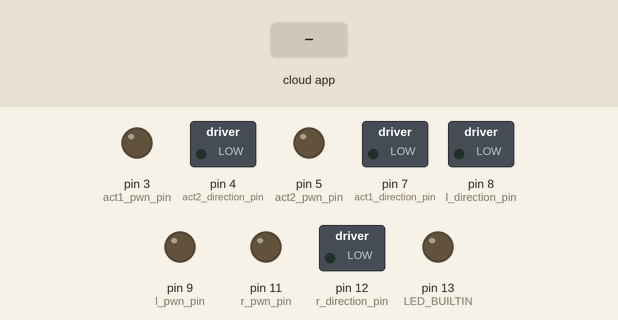
A sketch run on a simulated Arduino Uno, built with avr-gcc and run on an emulated ATmega328P. Shown: switched loads named in the sketch (green lamp = pin HIGH), output pins drawn as LEDs (lit = HIGH). The test bench sets the inputs (shaded band). The ROS host is connected and sends only what is stated.

Above: at 1.2 s.
1.3 s: the phone or cloud app sets control_motors to 0
At 2.5 s:
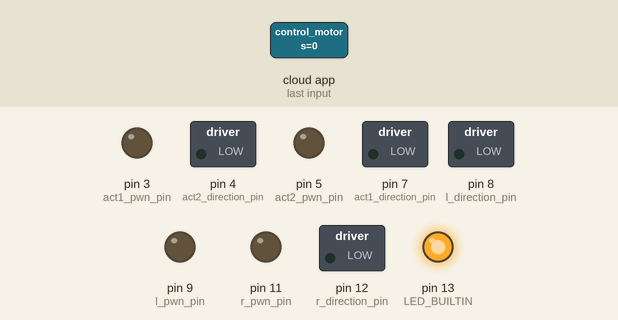
2.8 s: the phone or cloud app sets control_motors_act1 to 45
At 3.8 s:
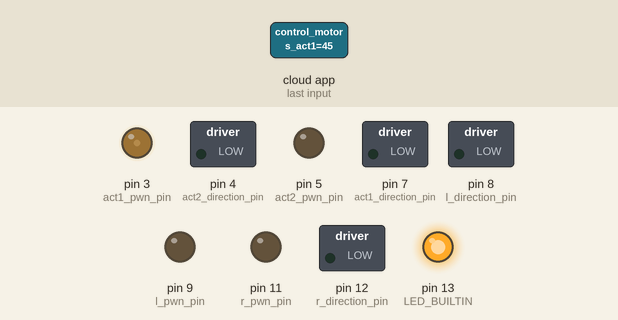
4.3 s: the phone or cloud app sets control_motors_act2 to 45
At 4.9 s:
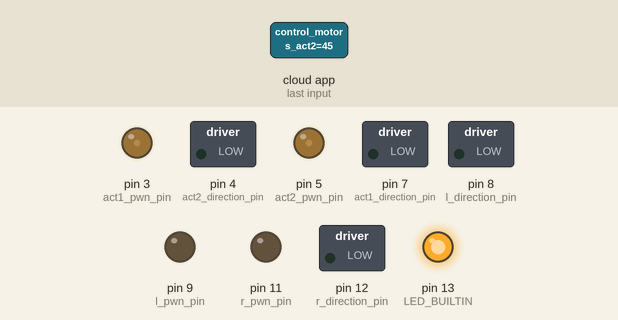
5.8 s: the phone or cloud app sets control_motors to 1
At 7.0 s:
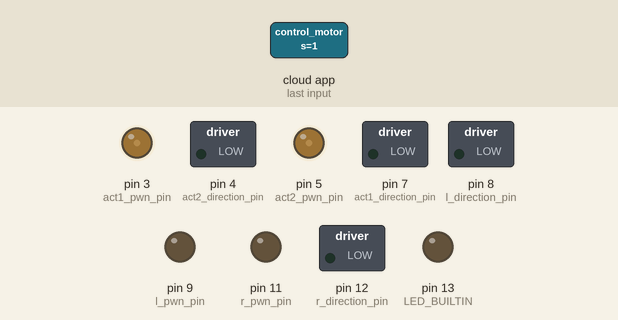
7.3 s: the phone or cloud app sets control_motors_act1 to 0
At 8.4 s:
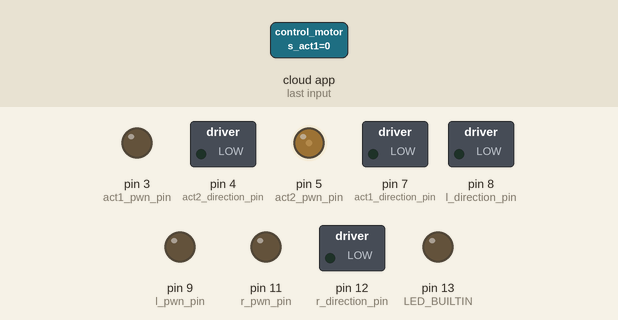
8.8 s: the phone or cloud app sets control_motors_act2 to 90
At 9.5 s:
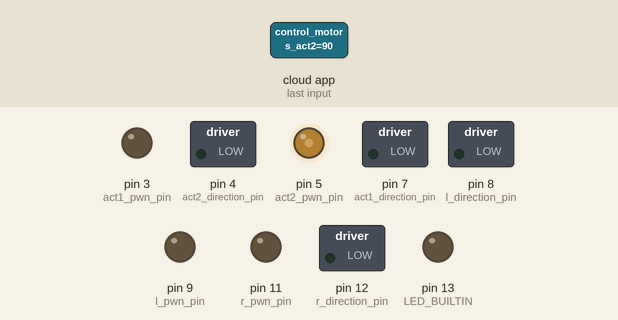
Timing chart, 0 to 11.3 s (numbered marks = the images above; inputs shaded):
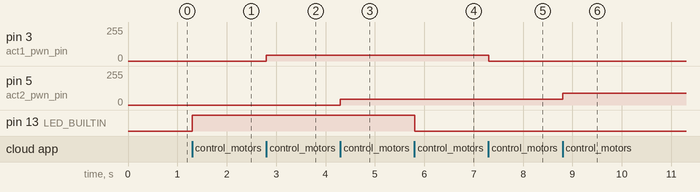

Measured:
- after the input at 1.3 s, pin 13 (LED_BUILTIN): LOW → HIGH at once
- after the input at 2.8 s, pin 3 (act1_pwn_pin): 0/255 → 45/255 at once
- after the input at 4.3 s, pin 5 (act2_pwn_pin): 0/255 → 45/255 at once
- after the input at 5.8 s, pin 13 (LED_BUILTIN): HIGH → LOW at once
- after the input at 7.3 s, pin 3 (act1_pwn_pin): 45/255 → 0/255 at once
- after the input at 8.8 s, pin 5 (act2_pwn_pin): 45/255 → 90/255 at once

The sketch:

arm_control_test.ino
```cpp
/*
 * rosserial Subscriber Example
 * Blinks an LED on callback
 */

#include <ros.h>
// #include <std_msgs/Empty.h>
#include <std_msgs/Int8.h>

#include <std_msgs/Int16.h>

// #include <std_msgs/String.h>


int l_direction_pin = 8;
int l_pwn_pin = 9;


int r_direction_pin = 12;
int r_pwn_pin = 11;

int act1_direction_pin = 7;
int act1_pwn_pin = 3;


int act2_direction_pin = 4;
int act2_pwn_pin = 5;


ros::NodeHandle nh;

std_msgs::Int8 new_msg;

ros::Publisher publish_data("/modified_data", &new_msg);

int8_t input_command;

int16_t act_1_val;
int16_t act_2_val;
bool to_publish = false;

void messageCb(const std_msgs::Int8& toggle_msg) {

  input_command = toggle_msg.data;
  to_publish = true;


  digitalWrite(LED_BUILTIN, HIGH - digitalRead(LED_BUILTIN));  // blink the led
}

void messageCb_act1(const std_msgs::Int16& toggle_msg) {

  act_1_val = toggle_msg.data;
  // act_1_val -=255;
  // to_publish = true;


  // digitalWrite(LED_BUILTIN, HIGH - digitalRead(LED_BUILTIN));  // blink the led
}

void messageCb_act2(const std_msgs::Int16& toggle_msg) {

  act_2_val = toggle_msg.data;
  // act_2_val -=255;
  // to_publish = true;


  // digitalWrite(LED_BUILTIN, HIGH - digitalRead(LED_BUILTIN));  // blink the led
}


ros::Subscriber<std_msgs::Int8> sub1("/control_motors", &messageCb);

ros::Subscriber<std_msgs::Int16> sub2("/control_motors_act1", &messageCb_act1);
ros::Subscriber<std_msgs::Int16> sub3("/control_motors_act2", &messageCb_act2);


void setup() {
  digitalWrite(act1_direction_pin, LOW);
  pinMode(LED_BUILTIN, OUTPUT);

  nh.initNode();

  nh.subscribe(sub1);
  nh.subscribe(sub2);
  nh.subscribe(sub3);

  nh.advertise(publish_data);


  pinMode(l_pwn_pin, OUTPUT);
  pinMode(l_direction_pin, OUTPUT);

  pinMode(r_pwn_pin, OUTPUT);
  pinMode(r_direction_pin, OUTPUT);

  pinMode(act1_pwn_pin, OUTPUT);
  pinMode(act1_direction_pin, OUTPUT);

  pinMode(act2_pwn_pin, OUTPUT);
  pinMode(act2_direction_pin, OUTPUT);
}


void both_go_forward() {
  digitalWrite(l_direction_pin, LOW);
  analogWrite(l_pwn_pin, 40);

  digitalWrite(r_direction_pin, LOW);
  analogWrite(r_pwn_pin, 40);
}

void both_go_backward() {
  digitalWrite(l_direction_pin, HIGH);
  analogWrite(l_pwn_pin, 40);

  digitalWrite(r_direction_pin, HIGH);
  analogWrite(r_pwn_pin, 40);
}


void left_f() {
  digitalWrite(l_direction_pin, LOW);
  analogWrite(l_pwn_pin, 40);

  digitalWrite(r_direction_pin, HIGH);
  analogWrite(r_pwn_pin, 40);
}


void right_f() {
  digitalWrite(l_direction_pin, HIGH);
  analogWrite(l_pwn_pin, 40);

  digitalWrite(r_direction_pin, LOW);
  analogWrite(r_pwn_pin, 40);
}


void both_stop() {
  digitalWrite(l_direction_pin, LOW);
  analogWrite(l_pwn_pin, 0);

  digitalWrite(r_direction_pin, LOW);
  analogWrite(r_pwn_pin, 0);
}

void move_motor(int motor_id, int val, int dir){
  if(motor_id == 1){
    if(dir == 1)
      digitalWrite(act1_direction_pin, HIGH);
    if(dir == 0)
      digitalWrite(act1_direction_pin, LOW);
    analogWrite(act1_pwn_pin, val);
  }
  if(motor_id == 2){
    if(dir == 1)
      digitalWrite(act2_direction_pin, HIGH);
    if(dir == 0)
      digitalWrite(act2_direction_pin, LOW);
    // digitalWrite(act2_direction_pin, dir);
    analogWrite(act2_pwn_pin, val);

  }
}

void loop() {

  switch (input_command) {
    case 2:
      both_go_forward();
      break;
    case 4:
      both_go_backward();
      break;
    case 8:
      left_f();
      break;
    case 16:
      right_f();
      break;
    case 32:
      both_stop();
      break;

  }

  if(act_1_val >= 0)
    move_motor(1, act_1_val, 0);
  else if(act_1_val < 0)
    move_motor(1, ((-1) * act_1_val), 1);

  if(act_2_val >= 0)
    move_motor(2, act_2_val, 0);
  else if(act_2_val < 0)
    move_motor(2, ((-1) * act_2_val), 1);


  // if(act_1_val >= 0){
  //   digitalWrite(act1_direction_pin, LOW);
  //   analogWrite(act1_pwn_pin, act_1_val);
  // }

  // if(act_1_val < 0){
  //       digitalWrite(act1_direction_pin, HIGH);
  //   analogWrite(act1_pwn_pin, -1 * act_1_val);

  // }
  // FOR FUTURE FEEDBACK

  if (to_publish) {
    new_msg.data = input_command + (int8_t) (-1);
    publish_data.publish(&new_msg);
    to_publish = false;
  }


  nh.spinOnce();
  delay(1);
}
```
